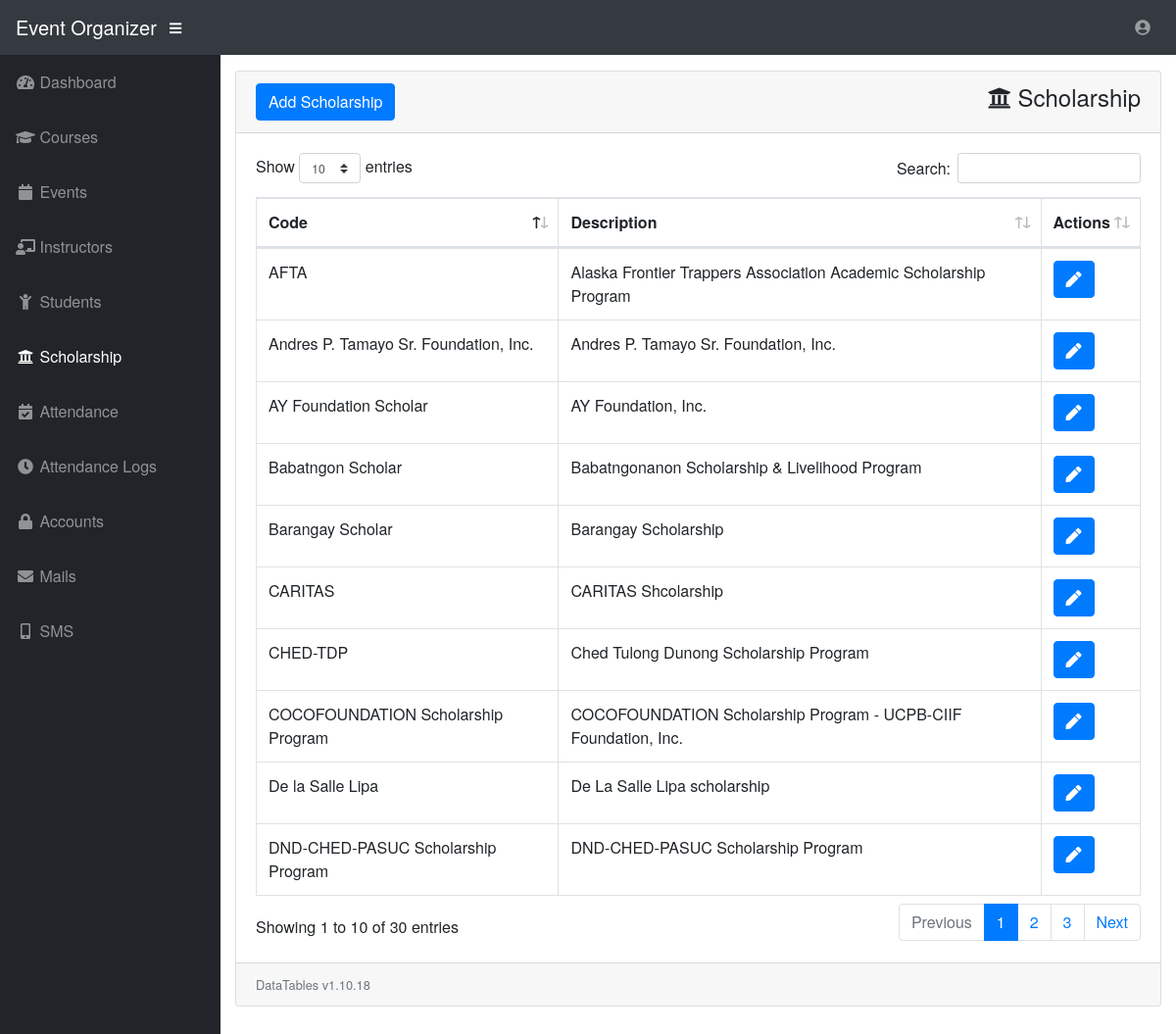
Screenshot of /eorg/scholarship.php (signed in) with the database file from the repository.
### tables this page shows
CREATE TABLE IF NOT EXISTS `tbl_scholarship` (
  `id` int(11) NOT NULL AUTO_INCREMENT,
  `grant_code` varchar(50) NOT NULL,
  `grant_desc` varchar(100) NOT NULL,
  `remarks` varchar(50) NOT NULL DEFAULT 'Active',
  PRIMARY KEY (`id`)
);

### eorg/model/dbconn.php (called while the page is built, shortened)
<?php
function OpenConn()
    {
        $server = 'localhost';
        $user = 'root';
        $pass = '';
        $dbase = 'epiz_23357863_dborg';
        $dbconn = new mysqli($server,$user,$pass,$dbase) or die("Connection failed: %s\n".$dbconn -> error);
        return $dbconn;
    }
?>

### eorg/scholarship.php (the view, shortened to what this page needs)
<?php
require('layout/header.php');
?>
<div id="content-wrapper">
  <div class="container-fluid">
    <div class="card mb-3">
      <div class="card-header">
        <div style="float:left;">
          <button data-toggle="modal" data-target="#addScholarship" class="btn btn-primary">Add Scholarship</button>
        </div>
        <div style="float:right;">
          <h4><span class="fa fa-university"></span> Scholarship</h4>
        </div>
      </div>
      <div class="card-body">
        <div class="table-responsive">
          <table class="table table-bordered" id="dataTable" width="100%" cellspacing="0">
            <thead>
              <tr>
                <th>Code</th>
                <th>Description</th>
                <th>Actions</th>
              </tr>
            </thead>
            <tbody>
              <?php
              $getGrants = "SELECT DISTINCT id, grant_code,grant_desc FROM tbl_scholarship";
              $result = OpenConn()->query($getGrants);
              if ($result->num_rows > 0) {
                while ($row = $result->fetch_assoc()) {
                  $id = $row['id'];
                  $grant_code = $row['grant_code'];
                  $grant_desc = $row['grant_desc'];
                  ?>
                  <tr>
                    <td><?php echo $grant_code; ?></td>
                    <td><?php echo $grant_desc; ?></td>
                    <td>
                      <button type="button" data-toggle="modal" data-target="#updatecode<?php echo $id; ?>" class="btn btn-primary"><span class="fa fa-pen"></span></button>
                    </td>
                  </tr>
                  <?php
                }
              }
              ?>
            </tbody>
          </table>
        </div>
      </div>
      <div class="card-footer small text-muted">DataTables v1.10.18</div>
    </div>
  </div>
  <?php require('layout/footer.php'); ?>

### eorg/css/sb-admin.css (style rules this page uses)
html { position: relative; min-height: 100%; }
body { height: 100%; }
#wrapper #content-wrapper { overflow-x: hidden; width: 100%; padding-top: 1rem; padding-bottom: 80px; }
:root { --input-padding-x: 0.75rem; --input-padding-y: 0.75rem; }

### eorg/css/style.css (style rules this page uses)
body, html { padding: 0; margin: 0; font-family: 'Helvetica Neue', 'Calibri', Arial, sans-serif; height: 100%; }

### rows the page displays
tbl_scholarship: grant_code "Babatngon Scholar", grant_desc "Babatngonanon Scholarship & Livelihood Program"
tbl_scholarship: grant_code "Barangay Scholar", grant_desc "Barangay Scholarship"
tbl_scholarship: grant_code "AY Foundation Scholar", grant_desc "AY Foundation, Inc."
tbl_scholarship: grant_code "COCOFOUNDATION Scholarship Program", grant_desc "COCOFOUNDATION Scholarship Program - UCPB-CIIF Foundation, Inc."
tbl_scholarship: grant_code "De la Salle Lipa", grant_desc "De La Salle Lipa scholarship"
tbl_scholarship: grant_code "AFTA", grant_desc "Alaska Frontier Trappers Association Academic Scholarship Program"
tbl_scholarship: grant_code "CARITAS", grant_desc "CARITAS Shcolarship"
tbl_scholarship: grant_code "DND-CHED-PASUC Scholarship Program", grant_desc "DND-CHED-PASUC Scholarship Program"
tbl_scholarship: grant_code "CHED-TDP", grant_desc "Ched Tulong Dunong Scholarship Program"
tbl_scholarship: grant_code "Andres P. Tamayo Sr. Foundation, Inc.", grant_desc "Andres P. Tamayo Sr. Foundation, Inc."
